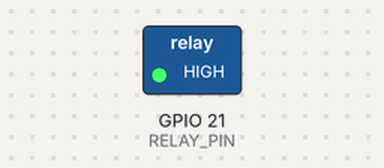
A program run on a simulated Raspberry Pi (BCM pin numbers). On the bench: switched loads named in the program (green lamp = pin HIGH). At 1.0 s the program stops and its outputs stay as they are.

Above: at 0.1 s.
Timing chart, 0 to 1.6 s (numbered marks = the images above):
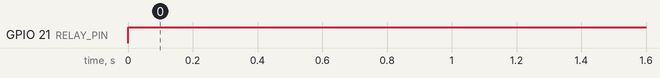

The program:

laser_relay_off.py
```python
import RPi.GPIO as GPIO
import time

# 릴레이에 연결된 GPIO 핀 번호를 설정합니다. (BCM 모드 사용)
RELAY_PIN = 21  # 라즈베리파이의 GPIO 핀 번호 (18번 핀을 사용합니다.)

# GPIO 핀 모드 설정
GPIO.setmode(GPIO.BCM)
GPIO.setup(RELAY_PIN, GPIO.OUT)

# 레이저 레벨기를 켜는 함수를 정의합니다.
def turn_on_laser_level():
    GPIO.output(RELAY_PIN, GPIO.LOW)  # LOW 신호를 출력하여 릴레이 스위치를 켭니다.

# 레이저 레벨기를 끄는 함수를 정의합니다.
def turn_off_laser_level():
    GPIO.output(RELAY_PIN, GPIO.HIGH)  # HIGH 신호를 출력하여 릴레이 스위치를 끕니다.

turn_off_laser_level()
time.sleep(1)
```

Measured:
- by itself, GPIO 21 (RELAY_PIN): LOW → HIGH at 0.00 s
